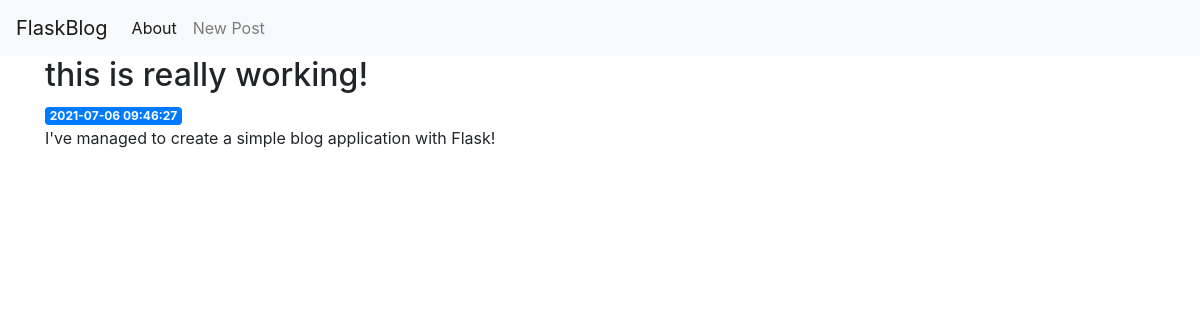
Page /3 on the committed database.
### tables this page shows
CREATE TABLE posts (
    id INTEGER PRIMARY KEY AUTOINCREMENT,
    created TIMESTAMP NOT NULL DEFAULT CURRENT_TIMESTAMP,
    title TEXT NOT NULL,
    content TEXT NOT NULL
);

### app.py (the view)
@app.route("/<int:post_id>")
def post(post_id):
    post = get_post(post_id)
    return render_template("post.html", post = post)

### app.py (called while the page is built)
def get_db_connection():
    conn = sqlite3.connect("database.db")
    conn.row_factory = sqlite3.Row
    return conn

def get_post(post_id):
    conn = get_db_connection()
    post = conn.execute("SELECT * FROM posts WHERE id = ?",
                        (post_id,)).fetchone()
    conn.close()
    if post is None:
        abort(404)
    return post

### templates/post.html
{% extends 'base.html' %}
{% block content %}
    <h2>{% block title %} {{ post['title'] }} {% endblock %}</h2>
    <span class="badge badge-primary">{{ post['created'] }}</span>
    <p>{{ post['content'] }}</p>
{% endblock %}

### rows in the picture
posts: title "this is really working!", created "2021-07-06 09:46:27", content "I've managed to create a simple blog application with Flask!"
